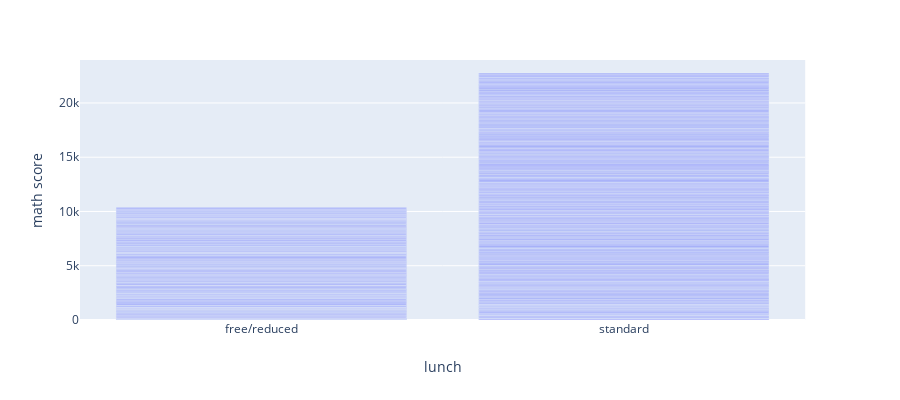

The code cell stored with this chart in its notebook:
### Code cell
# df = px.data.gapminder()

df_male = df[df.gender == 'male']
fig = px.bar(df_male, x='lunch', y='math score',
             hover_data=['reading score', 'writing score'],
             labels={'pop':'population of Canada'}, height=400)
fig.show()

### Figure 1 — Plotly figure (JSON) as saved in the notebook; plotly's stock layout.template omitted (floating-point values rounded to 4 significant figures; data arrays with more than 128 entries replaced by an {"elided": "..."} marker saying what was removed)
{"data": [{"alignmentgroup": "True", "customdata": {"elided": "482x2 int values"}, "hoverlabel": {"namelength": 0}, "hovertemplate": "lunch=%{x}<br>math score=%{y}<br>reading score=%{customdata[0]}<br>writing score=%{customdata[1]}", "legendgroup": "", "marker": {"color": "#636efa"}, "name": "", "offsetgroup": "", "orientation": "v", "showlegend": false, "textposition": "auto", "type": "bar", "x": {"elided": "482 str values"}, "xaxis": "x", "y": {"elided": "482 int values"}, "yaxis": "y"}], "layout": {"barmode": "relative", "height": 400, "legend": {"tracegroupgap": 0}, "margin": {"t": 60}, "xaxis": {"anchor": "y", "domain": [0, 0.98], "title": {"text": "lunch"}}, "yaxis": {"anchor": "x", "domain": [0, 1], "title": {"text": "math score"}}}}
